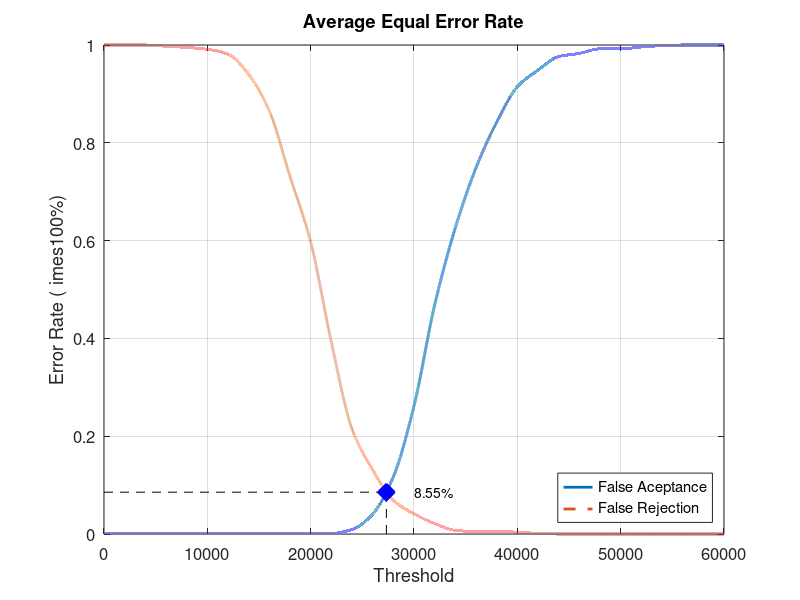
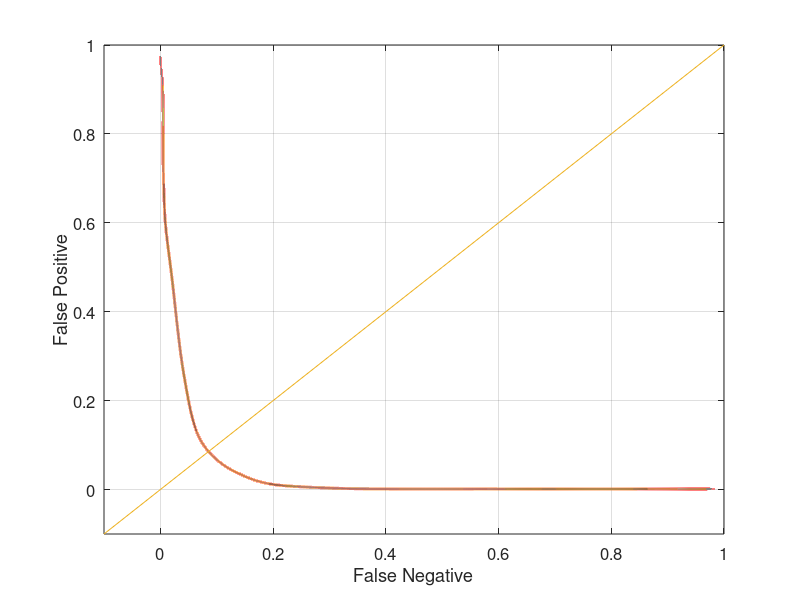

These charts were generated, in order, by the following MATLAB code:
close all;
clear;
clc;
x = 0:2000:60000;
xq = 0:0.5:60000;

y0 = [0 0.00131579 0.00131579 0.00131579 0.00131579 0.00131579 0.00131579 0.00131579 0.00131579 0.00131579 0.00131579 0.00131579 0.00921053 0.0407895 0.117105 0.261842 0.468421 0.626316 0.748684 0.842105 0.914474 0.948684 0.976316 0.982895 0.992105 0.992105 0.996053 0.998684 1 1 1]
yy0 = interp1(x, y0, xq, 'pchip');
y1 = [1 1 1 0.9975 0.995 0.99125 0.98125 0.94 0.865 0.73125 0.5975 0.3925 0.215 0.13125 0.06875 0.04125 0.02125 0.0075 0.005 0.005 0.00375 0.00125 0 0 0 0 0 0 0 0 0]
yy1 = interp1(x, y1, xq, 'pchip');

% Calculating EER: 
y2 = abs(y0 - y1);
find(y2 == min(y2))
yy2 = abs(yy0 - yy1);
xEER = find(yy2 == min(yy2));
xEERIndex = xq(xEER) % X-axis EER
yEER = yy0(xEER) % Y-axis EER

main = figure
plot(xq, yy0,'-','LineWidth', 2);	hold on
plot(xq, yy1,'--','LineWidth', 2);	hold on
plot([xEERIndex xEERIndex], [0 yEER], 'k--');	hold on
plot([0 xEERIndex], [yEER yEER], 'k--');	hold on
plot(xEERIndex, yEER, 'bx', 'LineWidth', 10);	hold on
text(xEERIndex + 10 * xEERIndex / 100, yEER, [num2str(round((10000 * yEER)) / 100) '%'])
legend('False Aceptance', 'False Rejection', 'Location', 'SouthEast')
xlabel('Threshold')
ylabel('Error Rate (	imes100%)')
title('Average Equal Error Rate')
set(gca, 'FontSize', 12)
axis([0 60000 0 1])
grid on

print(main, 'Experiment5AverageMain', '-dpng');
FNRxFPR = figure('Color', [1 1 1]);
plot(yy1, yy0, '-', yy1, yy0, 'LineWidth', 2);
hold on
y = -0.1:0.1:1
plot(y, y); 
set(gca, 'FontSize', 12)
xlabel('False Negative')
ylabel('False Positive')
axis([-0.1 1 -0.1 1])
set(gca, 'FontSize', 12)
grid on

print(FNRxFPR, 'Experiment5AverageFNRxFPR','-dpng');
